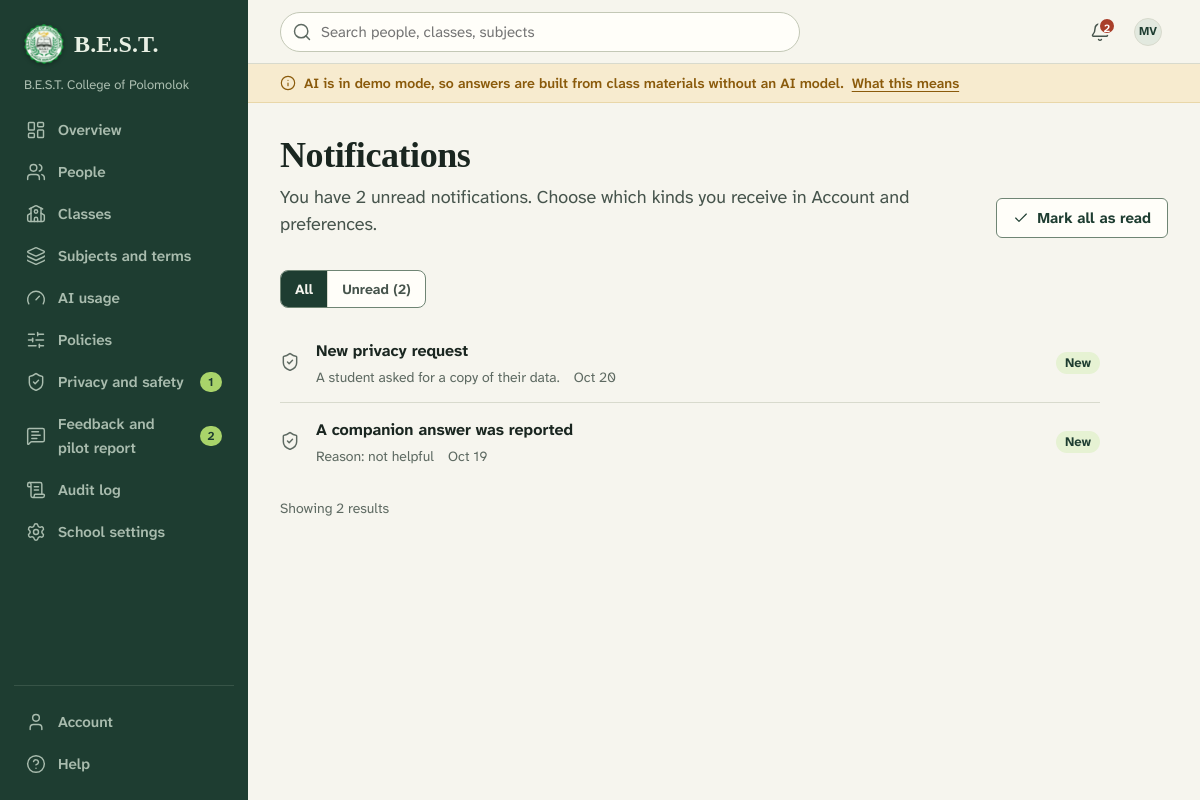
The app's page /public/notifications (signed in) with its own data.
### tables this page shows
CREATE TABLE users (
  id INT UNSIGNED NOT NULL AUTO_INCREMENT,
  organization_id INT UNSIGNED NOT NULL,
  role ENUM('admin','teacher','student') NOT NULL,
  status ENUM('invited','active','deactivated') NOT NULL DEFAULT 'invited',
  email VARCHAR(190) NOT NULL,
  password_hash VARCHAR(255) NULL,
  given_name VARCHAR(80) NOT NULL,
  family_name VARCHAR(80) NOT NULL,
  preferred_name VARCHAR(80) NULL,
  grade_level VARCHAR(40) NULL,
  avatar_path VARCHAR(255) NULL,
  language VARCHAR(8) NULL,
  timezone VARCHAR(64) NULL,
  preferences TEXT NULL,
  session_version INT UNSIGNED NOT NULL DEFAULT 1,
  is_demo TINYINT(1) NOT NULL DEFAULT 0,
  last_login_at DATETIME NULL,
  password_changed_at DATETIME NULL,
  deactivated_at DATETIME NULL,
  anonymized_at DATETIME NULL,
  created_at DATETIME NOT NULL DEFAULT CURRENT_TIMESTAMP,
  updated_at DATETIME NOT NULL DEFAULT CURRENT_TIMESTAMP,
  PRIMARY KEY (id),
  UNIQUE KEY uq_users_email (email),
  KEY idx_users_org_role (organization_id, role, status),
  KEY idx_users_org_name (organization_id, family_name, given_name),
  CONSTRAINT fk_users_org FOREIGN KEY (organization_id) REFERENCES organizations (id)
);

CREATE TABLE organizations (
  id INT UNSIGNED NOT NULL AUTO_INCREMENT,
  name VARCHAR(160) NOT NULL,
  short_name VARCHAR(60) NULL,
  slug VARCHAR(80) NOT NULL,
  logo_path VARCHAR(255) NULL,
  timezone VARCHAR(64) NOT NULL DEFAULT 'Asia/Manila',
  default_language VARCHAR(8) NOT NULL DEFAULT 'en',
  is_demo TINYINT(1) NOT NULL DEFAULT 0,
  created_at DATETIME NOT NULL DEFAULT CURRENT_TIMESTAMP,
  updated_at DATETIME NOT NULL DEFAULT CURRENT_TIMESTAMP,
  PRIMARY KEY (id),
  UNIQUE KEY uq_organizations_slug (slug)
);

CREATE TABLE notifications (
  id BIGINT UNSIGNED NOT NULL AUTO_INCREMENT,
  organization_id INT UNSIGNED NOT NULL,
  user_id INT UNSIGNED NOT NULL,
  type VARCHAR(40) NOT NULL,
  title VARCHAR(200) NOT NULL,
  body VARCHAR(500) NULL,
  link VARCHAR(255) NULL,
  dedupe_key VARCHAR(100) NULL,
  read_at DATETIME NULL,
  created_at DATETIME NOT NULL DEFAULT CURRENT_TIMESTAMP,
  PRIMARY KEY (id),
  UNIQUE KEY uq_notifications_dedupe (user_id, dedupe_key),
  KEY idx_notifications_user (user_id, read_at, created_at),
  CONSTRAINT fk_notifications_org FOREIGN KEY (organization_id) REFERENCES organizations (id) ON DELETE CASCADE,
  CONSTRAINT fk_notifications_user FOREIGN KEY (user_id) REFERENCES users (id) ON DELETE CASCADE
);

### app/Views/shared/notifications.php (the view, shortened to what the rows shown need)
<?php
$icons = ['material' => 'file-text', 'assignment' => 'clipboard-list', 'reminder' => 'clock', 'feedback' => 'message-circle', 'announcement' => 'megaphone', 'submission' => 'inbox', 'processing' => 'triangle-alert', 'privacy' => 'shield-check', 'class' => 'users', 'site_feedback' => 'message-square-reply', 'account' => 'lock'];
?>
<div class="page-head">
  <div class="page-head__text">
    <h1 class="page-title"><?= e(t('Notifications')) ?></h1>
  </div>
    <?php if ($unread): ?>
      <form method="post" action="<?= e(url('/notifications/read-all')) ?>"><?= csrf_field() ?><button class="btn btn--secondary" type="submit"><?= icon('check', 'icon--sm') ?><?= e(t('Mark all as read')) ?></button></form>
    <?php endif; ?>
</div>
<?php if (!$rows): ?>
  <?= partial('empty', ['title' => $filter === 'unread' ? t('No unread notifications') : t('No notifications yet'), 'body' => t('New materials, assignments, feedback and reminders will appear here.')]) ?>
<?php else: ?>
  <ul class="rows" style="max-width: 820px">
    <?php foreach ($rows as $n): ?>
      <li class="row<?= $n['read_at'] !== null ? ' row--muted' : '' ?>">
        <span class="row__lead"><?= icon($icons[$n['type']] ?? 'bell') ?></span>
        <div class="row__main">
          <a class="row__title" href="<?= e(url('/notifications/' . (int) $n['id'] . '/open')) ?>"><?php if ($n['read_at'] === null): ?><span class="sr-only"><?= e(t('Unread:')) ?> </span><?php endif; ?><?= e($n['title']) ?></a>
          <div class="row__meta"><?php if ($n['body']): ?><span><?= e($n['body']) ?></span><?php endif; ?><span><?= time_tag($n['created_at'], 'datetime', true) ?></span></div>
        </div>
        <?php if ($n['read_at'] === null): ?><span class="row__aside"><?= badge(t('New'), 'leaf') ?></span><?php endif; ?>
      </li>
    <?php endforeach; ?>
  </ul>
<?php endif; ?>

### app/helpers.php (shortened to what the rows shown need)
<?php
function e($value): string
{
    return htmlspecialchars((string) $value, ENT_QUOTES | ENT_SUBSTITUTE, 'UTF-8');
}
function t(string $text, array $params = []): string
{
    return Translator::get($text, $params);
}
function tp(string $singular, string $plural, int $count, array $params = []): string
{
    return Translator::plural($singular, $plural, $count, $params);
}
function base_path_url(): string
{
    static $base = null;
    if ($base !== null) {
        return $base;
    }
    if (PHP_SAPI !== 'cli' && isset($_SERVER['SCRIPT_NAME'])) {
        $dir = str_replace('\\', '/', dirname((string) $_SERVER['SCRIPT_NAME']));
        $base = rtrim($dir, '/');
    } else {
        $base = rtrim((string) parse_url((string) Config::get('app.url', ''), PHP_URL_PATH), '/');
    }
    return $base;
}
function url(string $path = '/', array $query = []): string
{
    $path = '/' . ltrim($path, '/');
    $qs = $query ? '?' . http_build_query(array_filter($query, static fn ($v) => $v !== null && $v !== '')) : '';
    return base_path_url() . ($path === '/' ? '/' : $path) . ($qs === '?' ? '' : $qs);
}
function asset(string $path): string
{
    $file = BASE_PATH . '/public/assets/' . ltrim($path, '/');
    $version = is_file($file) ? (string) filemtime($file) : '1';
    return url('/assets/' . ltrim($path, '/')) . '?v=' . $version;
}
function auth_user(): ?array
{
    return Auth::user();
}
function home_path(?string $role = null): string
{
    $role = $role ?? Auth::role();
    switch ($role) {
        case 'admin':
            return '/admin';
    }
}
function icon(string $name, string $class = '', ?string $label = null): string
{
    $a11y = $label === null ? 'aria-hidden="true" focusable="false"' : 'role="img" aria-label="' . e($label) . '"';
    return '<svg class="icon ' . e($class) . '" ' . $a11y . '><use href="' . e(asset('icons/sprite.svg')) . '#i-' . e($name) . '"></use></svg>';
}
function time_tag(?string $utc, string $style = 'date', bool $relative = false): string
{
    $label = $relative ? Dates::relative($utc) : Dates::format($utc, $style);
    $title = $relative ? ' title="' . e(Dates::format($utc, 'datetime')) . '"' : '';
    return '<time datetime="' . e(Dates::format($utc, 'iso')) . '"' . $title . '>' . e($label) . '</time>';
}
function initials(?array $user): string
{
    $a = mb_substr((string) (($user['preferred_name'] ?? '') ?: ($user['given_name'] ?? '')), 0, 1);
    $b = mb_substr((string) ($user['family_name'] ?? ''), 0, 1);
    return mb_strtoupper($a . $b) ?: '?';
}
function partial(string $name, array $data = []): string
{
    return View::file('partials/' . $name, $data);
}
function badge(string $label, string $tone = 'neutral', ?string $iconName = null): string
{
    $icon = $iconName ? icon($iconName, 'icon--xs') : '';
    return '<span class="badge badge--' . e($tone) . '">' . $icon . e($label) . '</span>';
}
function json_attr($data): string
{
    return e((string) json_encode($data, JSON_UNESCAPED_UNICODE | JSON_UNESCAPED_SLASHES));
}

### app/Views/layouts/app.php (shortened to what the rows shown need)
<?php
$user = auth_user();
$items = $user ? Navigation::items($user) : [];
$htmlClass = [];
$schoolLogo = $user && !empty($user['org_logo_path']) ? url('/school-logo') : null;
$aiDemo = Config::get('ai.provider', 'demo') === 'demo';
?><!doctype html>
<html lang="<?= e(Translator::locale() === 'fil' ? 'fil' : 'en') ?>" class="<?= e(implode(' ', $htmlClass)) ?>">
<head>
  <link rel="stylesheet" href="<?= e(asset('css/app.css')) ?>">
</head>
<body class="<?= e(trim(($page_class ?? '') . ($aiDemo ? ' has-demo-band' : ''))) ?>" data-role="<?= e($user['role'] ?? '') ?>" data-i18n="<?= json_attr(ScriptStrings::common()) ?>"<?php if (!empty($katex)): ?> data-katex-css="<?= e(asset('vendor/katex/katex.min.css')) ?>" data-katex-js="<?= e(asset('vendor/katex/katex.min.js')) ?>" data-katex-render="<?= e(asset('vendor/katex/auto-render.min.js')) ?>"<?php endif; ?>>
<div class="shell">
  <aside class="spine" id="spine" aria-label="<?= e(t('Main navigation')) ?>">
    <a class="brand" href="<?= e(url(home_path())) ?>">
      <?= partial('seal', ['size' => 40, 'class' => 'brand__mark', 'logo' => $schoolLogo]) ?>
      <span class="brand__name"><?= e(Config::get('app.short_name', 'B.E.S.T.')) ?></span>
    </a>
    <?php if ($user): ?>
      <p class="spine__school"><?= e($user['org_name']) ?></p>
    <?php endif; ?>
    <nav aria-label="<?= e(t('Main')) ?>">
      <ul class="nav">
        <?php foreach ($items as $item): $active = Navigation::isActive($item, $navActive ?? null); ?>
          <li>
            <a class="nav-link" href="<?= e(url($item['url'])) ?>"<?= $active ? ' aria-current="page"' : '' ?> title="<?= e($item['label']) ?>">
              <?= icon($item['icon']) ?>
              <span><?= e($item['label']) ?></span>
              <?php if (!empty($item['count'])): ?>
                <em class="nav-link__count" aria-label="<?= e(tp(':count item', ':count items', (int) $item['count'])) ?>"><?= (int) $item['count'] ?></em>
              <?php endif; ?>
            </a>
          </li>
        <?php endforeach; ?>
      </ul>
    </nav>
    <div class="spine__foot">
      <ul class="nav">
      </ul>
    </div>
  </aside>
  <div class="workspace">
    <header class="topbar">
      <form class="topbar__search" role="search" action="<?= e(url('/search')) ?>" method="get" id="global-search">
        <input id="global-search-input" type="search" name="q" value="<?= e((string) ($_GET['q'] ?? '')) ?>"
               placeholder="<?= e($user && $user['role'] === 'admin' ? t('Search people, classes, subjects') : t('Search classes, work and materials')) ?>" autocomplete="off">
      </form>
      <div class="topbar__actions">
        <details class="menu" data-menu>
          <summary class="icon-btn" aria-label="<?= e(t('Account menu')) ?>">
            <?= partial('avatar', ['person' => $user, 'size' => 'sm']) ?>
          </summary>
        </details>
      </div>
    </header>
    <main class="main" id="main" tabindex="-1">
      <?= $content ?>
    </main>
  </div>
</div>
</body>
</html>

### app/Views/partials/avatar.php
<?php
$size = $size ?? '';
$class = 'avatar' . ($size ? ' avatar--' . $size : '');
?>
<span class="<?= e($class) ?>" aria-hidden="true"><?php if (!empty($person['avatar_path']) && !empty($person['id'])): ?><img src="<?= e(url('/avatars/' . (int) $person['id'])) ?>" alt=""><?php else: ?><?= e(initials($person)) ?><?php endif; ?></span>

### records on screen
users: organization.short_name "B.E.S.T.", organization.name "B.E.S.T. College of Polomolok", q "Search people, classes, subjects", initials($person) "MV"
notifications: label "Privacy and safety", count "1", title "New privacy request", body "A student asked for a copy of their data.", created_at.timezone "Oct 20"
notifications: title "A companion answer was reported", body "Reason: not helpful", created_at.timezone "Oct 19"

### other values on screen
$item['label'] "Overview"
$item['label'] "People"
$item['label'] "Classes"
$item['label'] "Subjects and terms"
$item['label'] "AI usage"
$item['label'] "Policies"
$item['label'] "Feedback and pilot report"
$item['count'] "2"
$item['label'] "Audit log"
$item['label'] "School settings"
$item['label'] "Account"
$item['label'] "Help"
$unread "2"
t('What this means') "What this means"
t('Notifications') "Notifications"
